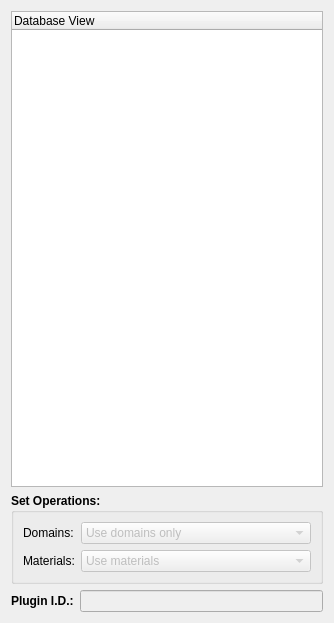
<ui version="4.0" >
 <class>pqVisItDatabaseBridgeForm</class>
 <widget class="QWidget" name="pqVisItDatabaseBridgeForm" >
  <property name="geometry" >
   <rect>
    <x>0</x>
    <y>0</y>
    <width>334</width>
    <height>623</height>
   </rect>
  </property>
  <property name="font" >
   <font>
    <weight>50</weight>
    <bold>false</bold>
   </font>
  </property>
  <property name="windowTitle" >
   <string>Form</string>
  </property>
  <layout class="QGridLayout" name="gridLayout_2" >
   <item row="0" column="0" >
    <widget class="QTreeWidget" name="DatabaseView" >
     <property name="font" >
      <font>
       <weight>50</weight>
       <bold>false</bold>
      </font>
     </property>
     <property name="selectionMode" >
      <enum>QAbstractItemView::ExtendedSelection</enum>
     </property>
     <property name="rootIsDecorated" >
      <bool>true</bool>
     </property>
     <column>
      <property name="text" >
       <string>Database View</string>
      </property>
     </column>
    </widget>
   </item>
   <item row="1" column="0" >
    <widget class="QGroupBox" name="groupBox_3" >
     <property name="sizePolicy" >
      <sizepolicy vsizetype="Fixed" hsizetype="Expanding" >
       <horstretch>0</horstretch>
       <verstretch>0</verstretch>
      </sizepolicy>
     </property>
     <property name="font" >
      <font>
       <weight>75</weight>
       <bold>true</bold>
      </font>
     </property>
     <property name="title" >
      <string>Set Operations:</string>
     </property>
     <layout class="QGridLayout" name="gridLayout" >
      <item row="0" column="0" >
       <widget class="QLabel" name="label_4" >
        <property name="sizePolicy" >
         <sizepolicy vsizetype="Fixed" hsizetype="Fixed" >
          <horstretch>0</horstretch>
          <verstretch>0</verstretch>
         </sizepolicy>
        </property>
        <property name="font" >
         <font>
          <weight>50</weight>
          <bold>false</bold>
         </font>
        </property>
        <property name="text" >
         <string>Domains:</string>
        </property>
       </widget>
      </item>
      <item row="0" column="1" >
       <widget class="QComboBox" name="ddcbDomBlockSetOp_2" >
        <property name="enabled" >
         <bool>false</bool>
        </property>
        <property name="sizePolicy" >
         <sizepolicy vsizetype="Fixed" hsizetype="Expanding" >
          <horstretch>1</horstretch>
          <verstretch>0</verstretch>
         </sizepolicy>
        </property>
        <property name="font" >
         <font>
          <weight>50</weight>
          <bold>false</bold>
         </font>
        </property>
        <item>
         <property name="text" >
          <string>Use domains only</string>
         </property>
        </item>
        <item>
         <property name="text" >
          <string>Intersect blocks</string>
         </property>
        </item>
        <item>
         <property name="text" >
          <string>Intersect assemblies</string>
         </property>
        </item>
        <item>
         <property name="text" >
          <string>Intersect materials</string>
         </property>
        </item>
       </widget>
      </item>
      <item row="1" column="0" >
       <widget class="QLabel" name="label_3" >
        <property name="sizePolicy" >
         <sizepolicy vsizetype="Fixed" hsizetype="Fixed" >
          <horstretch>0</horstretch>
          <verstretch>0</verstretch>
         </sizepolicy>
        </property>
        <property name="font" >
         <font>
          <weight>50</weight>
          <bold>false</bold>
         </font>
        </property>
        <property name="text" >
         <string>Materials:</string>
        </property>
       </widget>
      </item>
      <item row="1" column="1" >
       <widget class="QComboBox" name="ddcbDomBlockSetOp" >
        <property name="enabled" >
         <bool>false</bool>
        </property>
        <property name="sizePolicy" >
         <sizepolicy vsizetype="Fixed" hsizetype="Expanding" >
          <horstretch>1</horstretch>
          <verstretch>0</verstretch>
         </sizepolicy>
        </property>
        <property name="font" >
         <font>
          <weight>50</weight>
          <bold>false</bold>
         </font>
        </property>
        <item>
         <property name="text" >
          <string>Use materials</string>
         </property>
        </item>
        <item>
         <property name="text" >
          <string>Intersect assemblies</string>
         </property>
        </item>
        <item>
         <property name="text" >
          <string>Intersect blocks</string>
         </property>
        </item>
        <item>
         <property name="text" >
          <string>Union assemblies</string>
         </property>
        </item>
        <item>
         <property name="text" >
          <string>Union domains</string>
         </property>
        </item>
        <item>
         <property name="text" >
          <string>Intersect domains</string>
         </property>
        </item>
        <item>
         <property name="text" >
          <string>Union blocks</string>
         </property>
        </item>
       </widget>
      </item>
     </layout>
    </widget>
   </item>
   <item row="2" column="0" >
    <layout class="QGridLayout" >
<!--
     <item row="0" column="0" >
      <widget class="QLabel" name="label" >
       <property name="font" >
        <font>
         <weight>75</weight>
         <bold>true</bold>
        </font>
       </property>
       <property name="text" >
        <string>Plugin Path:</string>
       </property>
      </widget>
     </item>
     <item row="0" column="1" >
      <widget class="QLineEdit" name="PluginPath" >
       <property name="enabled" >
        <bool>false</bool>
       </property>
      </widget>
     </item>
-->
     <item row="1" column="0" >
      <widget class="QLabel" name="label_2" >
       <property name="font" >
        <font>
         <weight>75</weight>
         <bold>true</bold>
        </font>
       </property>
       <property name="text" >
        <string>Plugin I.D.:</string>
       </property>
      </widget>
     </item>
     <item row="1" column="1" >
      <widget class="QLineEdit" name="PluginId" >
       <property name="enabled" >
        <bool>false</bool>
       </property>
      </widget>
     </item>
    </layout>
   </item>
  </layout>
 </widget>
 <resources/>
 <connections/>
</ui>
